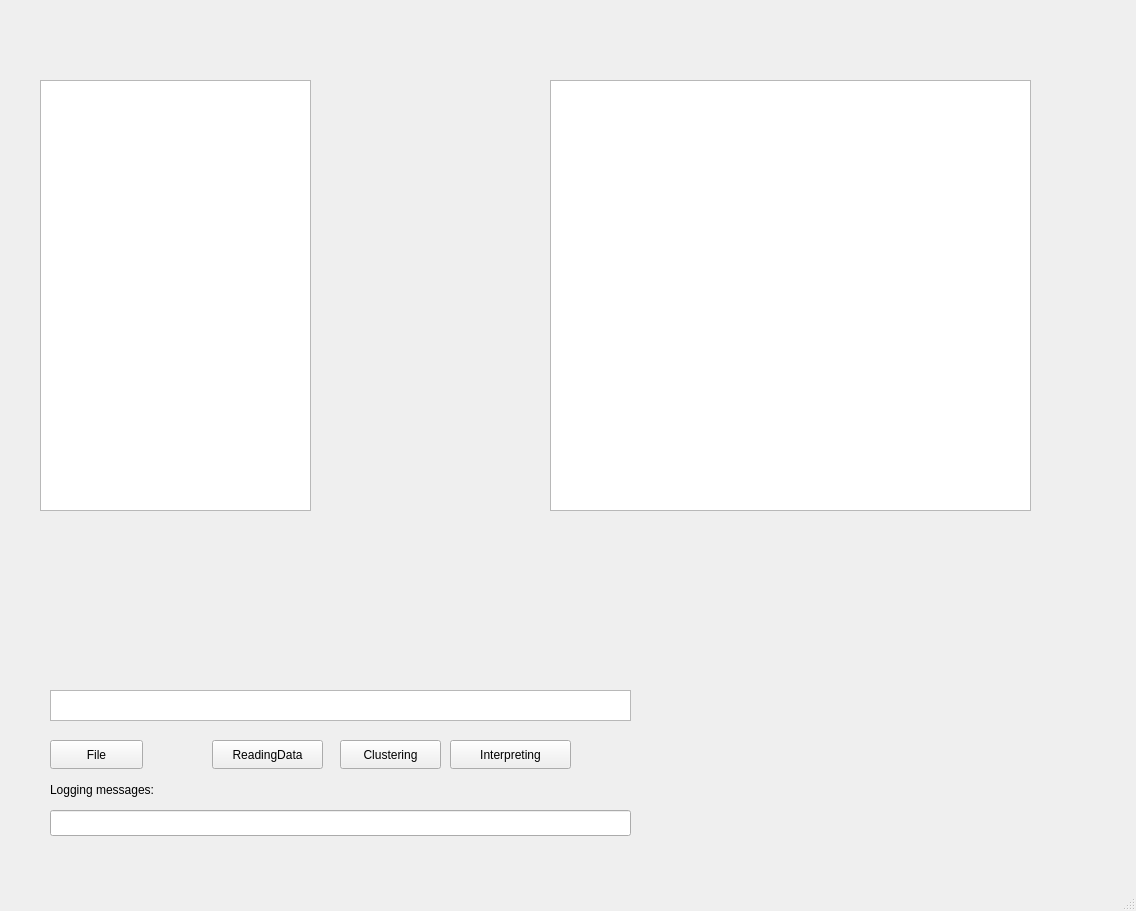
<?xml version="1.0" encoding="UTF-8"?>
<ui version="4.0">
 <class>MainWindow</class>
 <widget class="QMainWindow" name="MainWindow">
  <property name="geometry">
   <rect>
    <x>0</x>
    <y>0</y>
    <width>1136</width>
    <height>911</height>
   </rect>
  </property>
  <property name="windowTitle">
   <string>MainWindow</string>
  </property>
  <widget class="QWidget" name="centralwidget">
   <widget class="QTableView" name="tableView">
    <property name="geometry">
     <rect>
      <x>40</x>
      <y>80</y>
      <width>271</width>
      <height>431</height>
     </rect>
    </property>
   </widget>
   <widget class="QTableView" name="tableView_2">
    <property name="geometry">
     <rect>
      <x>550</x>
      <y>80</y>
      <width>481</width>
      <height>431</height>
     </rect>
    </property>
   </widget>
   <widget class="QPushButton" name="pushButton">
    <property name="geometry">
     <rect>
      <x>50</x>
      <y>740</y>
      <width>93</width>
      <height>29</height>
     </rect>
    </property>
    <property name="text">
     <string>File</string>
    </property>
   </widget>
   <widget class="QTextEdit" name="textEdit">
    <property name="geometry">
     <rect>
      <x>50</x>
      <y>690</y>
      <width>581</width>
      <height>31</height>
     </rect>
    </property>
    <property name="readOnly">
     <bool>true</bool>
    </property>
   </widget>
   <widget class="QPushButton" name="pushButton_2">
    <property name="geometry">
     <rect>
      <x>340</x>
      <y>740</y>
      <width>101</width>
      <height>29</height>
     </rect>
    </property>
    <property name="text">
     <string>Clustering</string>
    </property>
   </widget>
   <widget class="QLineEdit" name="lineEdit">
    <property name="geometry">
     <rect>
      <x>50</x>
      <y>810</y>
      <width>581</width>
      <height>26</height>
     </rect>
    </property>
    <property name="readOnly">
     <bool>true</bool>
    </property>
   </widget>
   <widget class="QLabel" name="label">
    <property name="geometry">
     <rect>
      <x>50</x>
      <y>780</y>
      <width>151</width>
      <height>20</height>
     </rect>
    </property>
    <property name="text">
     <string>Logging messages: </string>
    </property>
   </widget>
   <widget class="QPushButton" name="pushButton_3">
    <property name="geometry">
     <rect>
      <x>450</x>
      <y>740</y>
      <width>121</width>
      <height>29</height>
     </rect>
    </property>
    <property name="text">
     <string>Interpreting</string>
    </property>
   </widget>
   <widget class="QPushButton" name="pushButton_4">
    <property name="geometry">
     <rect>
      <x>212</x>
      <y>740</y>
      <width>111</width>
      <height>29</height>
     </rect>
    </property>
    <property name="text">
     <string>ReadingData</string>
    </property>
   </widget>
  </widget>
  <widget class="QMenuBar" name="menubar">
   <property name="geometry">
    <rect>
     <x>0</x>
     <y>0</y>
     <width>1136</width>
     <height>26</height>
    </rect>
   </property>
  </widget>
  <widget class="QStatusBar" name="statusbar"/>
  <action name="mnuFileOpen">
   <property name="text">
    <string>открыть</string>
   </property>
   <property name="toolTip">
    <string>открыть_файл</string>
   </property>
   <property name="shortcut">
    <string>Ctrl+O</string>
   </property>
   <property name="menuRole">
    <enum>QAction::NoRole</enum>
   </property>
  </action>
 </widget>
 <resources/>
 <connections/>
</ui>
